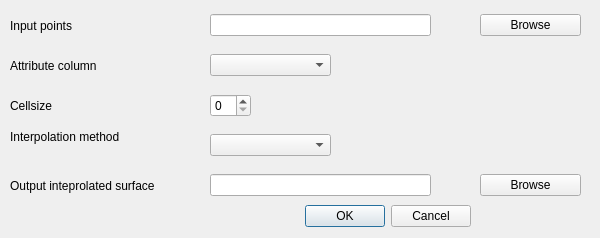
<?xml version="1.0" encoding="UTF-8"?>
<ui version="4.0">
 <class>interpolation</class>
 <widget class="QDialog" name="interpolation">
  <property name="geometry">
   <rect>
    <x>0</x>
    <y>0</y>
    <width>600</width>
    <height>238</height>
   </rect>
  </property>
  <property name="minimumSize">
   <size>
    <width>600</width>
    <height>238</height>
   </size>
  </property>
  <property name="windowTitle">
   <string>Dialog</string>
  </property>
  <widget class="QDialogButtonBox" name="buttonBox">
   <property name="geometry">
    <rect>
     <x>130</x>
     <y>200</y>
     <width>341</width>
     <height>32</height>
    </rect>
   </property>
   <property name="orientation">
    <enum>Qt::Horizontal</enum>
   </property>
   <property name="standardButtons">
    <set>QDialogButtonBox::Cancel|QDialogButtonBox::Ok</set>
   </property>
  </widget>
  <widget class="QWidget" name="verticalLayoutWidget_2">
   <property name="geometry">
    <rect>
     <x>10</x>
     <y>10</y>
     <width>121</width>
     <height>31</height>
    </rect>
   </property>
   <layout class="QVBoxLayout" name="verticalLayout_2">
    <item>
     <widget class="QLabel" name="label">
      <property name="minimumSize">
       <size>
        <width>100</width>
        <height>0</height>
       </size>
      </property>
      <property name="maximumSize">
       <size>
        <width>100</width>
        <height>29</height>
       </size>
      </property>
      <property name="text">
       <string>Input points</string>
      </property>
     </widget>
    </item>
   </layout>
  </widget>
  <widget class="QWidget" name="verticalLayoutWidget_3">
   <property name="geometry">
    <rect>
     <x>10</x>
     <y>50</y>
     <width>121</width>
     <height>31</height>
    </rect>
   </property>
   <layout class="QVBoxLayout" name="verticalLayout_3">
    <item>
     <widget class="QLabel" name="label_2">
      <property name="minimumSize">
       <size>
        <width>100</width>
        <height>0</height>
       </size>
      </property>
      <property name="maximumSize">
       <size>
        <width>100</width>
        <height>29</height>
       </size>
      </property>
      <property name="text">
       <string>Attribute column</string>
      </property>
     </widget>
    </item>
   </layout>
  </widget>
  <widget class="QWidget" name="verticalLayoutWidget_4">
   <property name="geometry">
    <rect>
     <x>10</x>
     <y>90</y>
     <width>121</width>
     <height>31</height>
    </rect>
   </property>
   <layout class="QVBoxLayout" name="verticalLayout_4">
    <item>
     <widget class="QLabel" name="label_3">
      <property name="minimumSize">
       <size>
        <width>100</width>
        <height>0</height>
       </size>
      </property>
      <property name="maximumSize">
       <size>
        <width>100</width>
        <height>29</height>
       </size>
      </property>
      <property name="text">
       <string>Cellsize</string>
      </property>
     </widget>
    </item>
   </layout>
  </widget>
  <widget class="QWidget" name="verticalLayoutWidget_5">
   <property name="geometry">
    <rect>
     <x>10</x>
     <y>170</y>
     <width>202</width>
     <height>31</height>
    </rect>
   </property>
   <layout class="QVBoxLayout" name="verticalLayout_5">
    <item>
     <widget class="QLabel" name="label_4">
      <property name="minimumSize">
       <size>
        <width>200</width>
        <height>0</height>
       </size>
      </property>
      <property name="maximumSize">
       <size>
        <width>100</width>
        <height>29</height>
       </size>
      </property>
      <property name="text">
       <string>Output inteprolated surface</string>
      </property>
     </widget>
    </item>
   </layout>
  </widget>
  <widget class="QWidget" name="verticalLayoutWidget_6">
   <property name="geometry">
    <rect>
     <x>210</x>
     <y>10</y>
     <width>221</width>
     <height>31</height>
    </rect>
   </property>
   <layout class="QVBoxLayout" name="verticalLayout_6">
    <item>
     <widget class="QLineEdit" name="lineEdit"/>
    </item>
   </layout>
  </widget>
  <widget class="QWidget" name="verticalLayoutWidget_7">
   <property name="geometry">
    <rect>
     <x>210</x>
     <y>170</y>
     <width>221</width>
     <height>31</height>
    </rect>
   </property>
   <layout class="QVBoxLayout" name="verticalLayout_7">
    <item>
     <widget class="QLineEdit" name="lineEdit_2"/>
    </item>
   </layout>
  </widget>
  <widget class="QWidget" name="verticalLayoutWidget">
   <property name="geometry">
    <rect>
     <x>210</x>
     <y>90</y>
     <width>41</width>
     <height>31</height>
    </rect>
   </property>
   <layout class="QVBoxLayout" name="verticalLayout">
    <item>
     <widget class="QSpinBox" name="spinBox"/>
    </item>
   </layout>
  </widget>
  <widget class="QWidget" name="verticalLayoutWidget_8">
   <property name="geometry">
    <rect>
     <x>210</x>
     <y>50</y>
     <width>121</width>
     <height>31</height>
    </rect>
   </property>
   <layout class="QVBoxLayout" name="verticalLayout_8">
    <item>
     <widget class="QComboBox" name="comboBox"/>
    </item>
   </layout>
  </widget>
  <widget class="QWidget" name="verticalLayoutWidget_9">
   <property name="geometry">
    <rect>
     <x>10</x>
     <y>130</y>
     <width>202</width>
     <height>31</height>
    </rect>
   </property>
   <layout class="QVBoxLayout" name="verticalLayout_9">
    <property name="sizeConstraint">
     <enum>QLayout::SetFixedSize</enum>
    </property>
    <item>
     <widget class="QLabel" name="label_5">
      <property name="minimumSize">
       <size>
        <width>200</width>
        <height>0</height>
       </size>
      </property>
      <property name="maximumSize">
       <size>
        <width>100</width>
        <height>29</height>
       </size>
      </property>
      <property name="text">
       <string>Interpolation method</string>
      </property>
     </widget>
    </item>
   </layout>
  </widget>
  <widget class="QWidget" name="verticalLayoutWidget_10">
   <property name="geometry">
    <rect>
     <x>210</x>
     <y>130</y>
     <width>121</width>
     <height>31</height>
    </rect>
   </property>
   <layout class="QVBoxLayout" name="verticalLayout_10">
    <item>
     <widget class="QComboBox" name="comboBox_2"/>
    </item>
   </layout>
  </widget>
  <widget class="QWidget" name="verticalLayoutWidget_11">
   <property name="geometry">
    <rect>
     <x>480</x>
     <y>10</y>
     <width>101</width>
     <height>31</height>
    </rect>
   </property>
   <layout class="QVBoxLayout" name="verticalLayout_11">
    <item>
     <widget class="QPushButton" name="pushButton">
      <property name="text">
       <string>Browse</string>
      </property>
     </widget>
    </item>
   </layout>
  </widget>
  <widget class="QWidget" name="verticalLayoutWidget_12">
   <property name="geometry">
    <rect>
     <x>480</x>
     <y>170</y>
     <width>101</width>
     <height>31</height>
    </rect>
   </property>
   <layout class="QVBoxLayout" name="verticalLayout_12">
    <item>
     <widget class="QPushButton" name="pushButton_2">
      <property name="text">
       <string>Browse</string>
      </property>
     </widget>
    </item>
   </layout>
  </widget>
 </widget>
 <resources/>
 <connections>
  <connection>
   <sender>buttonBox</sender>
   <signal>accepted()</signal>
   <receiver>interpolation</receiver>
   <slot>accept()</slot>
   <hints>
    <hint type="sourcelabel">
     <x>248</x>
     <y>254</y>
    </hint>
    <hint type="destinationlabel">
     <x>157</x>
     <y>274</y>
    </hint>
   </hints>
  </connection>
  <connection>
   <sender>buttonBox</sender>
   <signal>rejected()</signal>
   <receiver>interpolation</receiver>
   <slot>reject()</slot>
   <hints>
    <hint type="sourcelabel">
     <x>316</x>
     <y>260</y>
    </hint>
    <hint type="destinationlabel">
     <x>286</x>
     <y>274</y>
    </hint>
   </hints>
  </connection>
 </connections>
</ui>
